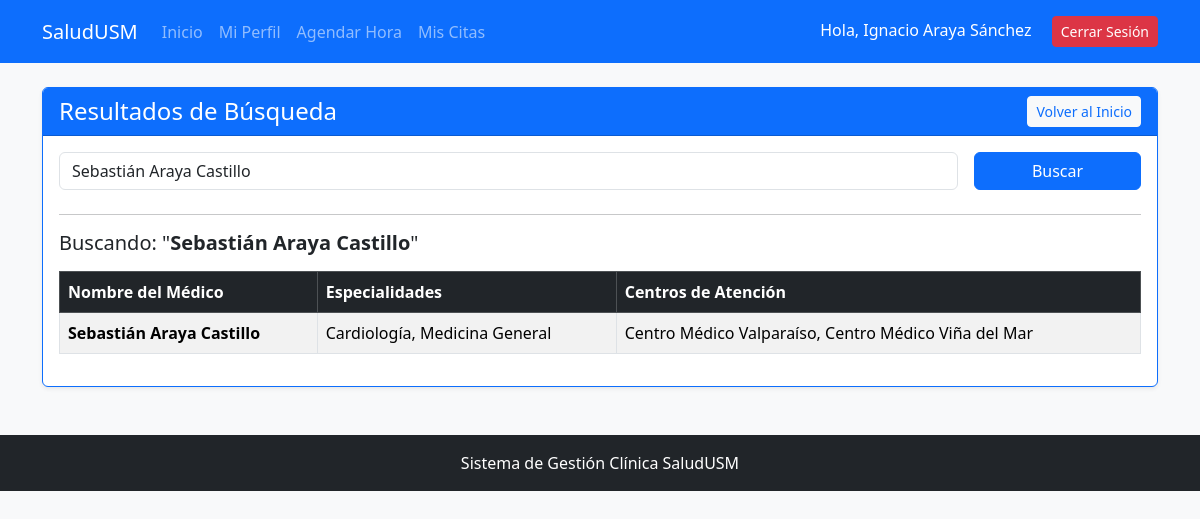
The app's page /PHP/buscar_medico.php?termino_busqueda=Sebastián Araya Castillo (signed in) with its own data.
### tables this page shows
CREATE TABLE Medico (
    id_medico INT AUTO_INCREMENT PRIMARY KEY,
    id_usuario INT NOT NULL UNIQUE,
    rut VARCHAR(10) NOT NULL UNIQUE,
    nombre_completo VARCHAR(150) NOT NULL,
    CONSTRAINT chk_med_rut CHECK (rut REGEXP '^[0-9]{7,8}-[0-9Kk]$'),
    FOREIGN KEY (id_usuario) REFERENCES Usuario(id_usuario) ON DELETE CASCADE
);

### PHP/buscar_medico.php (the view, shortened to what this page needs)
<?php
require_once 'conexion.php';
include 'header.php';
$termino_busqueda = "";
$resultados = [];
if (isset($_GET['termino_busqueda'])) {
    $termino_busqueda = trim($_GET['termino_busqueda']);
    if (!empty($termino_busqueda)) {
        try {
            $sql = "SELECT
                        m.id_medico AS id,
                        m.nombre_completo,
                        (SELECT GROUP_CONCAT(e.nombre SEPARATOR ', ')
                         FROM Especialidad e
                         JOIN Medico_Especialidad me ON e.id_especialidad = me.id_especialidad
                         WHERE me.id_medico = m.id_medico) as especialidades,
                        (SELECT GROUP_CONCAT(c.nombre SEPARATOR ', ')
                         FROM CentroMedico c
                         JOIN Medico_Centro mc ON c.id_centro = mc.id_centro
                         WHERE mc.id_medico = m.id_medico) as centros
                    FROM Medico m
                    WHERE m.nombre_completo LIKE :termino
                       OR m.id_medico IN (
                           SELECT me2.id_medico
                           FROM Medico_Especialidad me2
                           JOIN Especialidad e2 ON me2.id_especialidad = e2.id_especialidad
                           WHERE e2.nombre LIKE :termino
                       )";
            $consulta = $pdo->prepare($sql);
            $consulta->execute([':termino' => '%' . $termino_busqueda . '%']);
            $resultados = $consulta->fetchAll(PDO::FETCH_ASSOC);
        } catch (PDOException $excepcion) {
            die("Error en la búsqueda: " . $excepcion->getMessage());
        }
    }
}
?>
<div class="row mt-4 mb-5">
    <div class="col-12">
        <div class="card shadow-sm border-primary">
            <div class="card-header bg-primary text-white d-flex justify-content-between align-items-center">
                <h4 class="mb-0">Resultados de Búsqueda</h4>
                <a href="index.php" class="btn btn-sm btn-light text-primary">Volver al Inicio</a>
            </div>
            <div class="card-body">
                <form action="buscar_medico.php" method="GET" class="row g-3 mb-4">
                    <div class="col-md-10">
                        <input type="text" class="form-control" name="termino_busqueda" value="<?php echo htmlspecialchars($termino_busqueda); ?>" placeholder="Ingrese nombre del médico o especialidad..." required>
                    </div>
                    <div class="col-md-2">
                        <button type="submit" class="btn btn-primary w-100">Buscar</button>
                    </div>
                </form>
                <hr>
                <?php if (!empty($termino_busqueda)): ?>
                    <h5 class="mb-3">Buscando: "<strong><?php echo htmlspecialchars($termino_busqueda); ?></strong>"</h5>
                    <?php if (count($resultados) > 0): ?>
                        <div class="table-responsive">
                            <table class="table table-hover table-bordered table-striped">
                                <thead class="table-dark">
                                    <tr>
                                        <th>Nombre del Médico</th>
                                        <th>Especialidades</th>
                                        <th>Centros de Atención</th>
                                    </tr>
                                </thead>
                                <tbody>
                                    <?php foreach ($resultados as $medico): ?>
                                        <tr>
                                            <td class="fw-bold"><?php echo htmlspecialchars($medico['nombre_completo']); ?></td>
                                            <td>
                                                <?php
                                                    echo $medico['especialidades'] ? htmlspecialchars($medico['especialidades']) : '<span class="text-muted">No registradas</span>';
                                                ?>
                                            </td>
                                            <td>
                                                <?php
                                                    echo $medico['centros'] ? htmlspecialchars($medico['centros']) : '<span class="text-muted">No registrados</span>';
                                                ?>
                                            </td>
                                        </tr>
                                    <?php endforeach; ?>
                                </tbody>
                            </table>
                        </div>
                    <?php else: ?>
                        <div class="alert alert-warning text-center">
                            No se encontraron médicos que coincidan con su búsqueda.
                        </div>
                    <?php endif; ?>
                <?php else: ?>
                    <div class="alert alert-info text-center">
                        Utilice la barra de arriba para buscar médicos por nombre o especialidad.
                    </div>
                <?php endif; ?>
            </div>
        </div>
    </div>
</div>
<?php include 'footer.php'; ?>

### records on screen
medico: nombre_completo "Sebastián Araya Castillo", especialidades "Cardiología, Medicina General", centros "Centro Médico Valparaíso, Centro Médico Viña del Mar"

### other values on screen
$_SESSION['nombre_usuario'] "Ignacio Araya Sánchez"
$termino_busqueda "Sebastián Araya Castillo"
